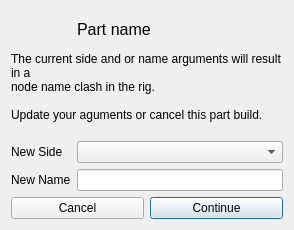
<?xml version="1.0" encoding="UTF-8"?>
<ui version="4.0">
 <class>Form</class>
 <widget class="QWidget" name="Form">
  <property name="geometry">
   <rect>
    <x>0</x>
    <y>0</y>
    <width>294</width>
    <height>230</height>
   </rect>
  </property>
  <property name="windowTitle">
   <string>Change Build Arguments</string>
  </property>
  <layout class="QGridLayout" name="gridLayout" rowstretch="0,0,0,0,0,0">
   <item row="4" column="0" colspan="2">
    <layout class="QHBoxLayout" name="horizontalLayout">
     <item>
      <widget class="QPushButton" name="cancelBtn">
       <property name="text">
        <string>Cancel</string>
       </property>
      </widget>
     </item>
     <item>
      <widget class="QPushButton" name="continueBtn">
       <property name="text">
        <string>Continue</string>
       </property>
       <property name="default">
        <bool>true</bool>
       </property>
      </widget>
     </item>
    </layout>
   </item>
   <item row="0" column="0">
    <widget class="QLabel" name="icon">
     <property name="minimumSize">
      <size>
       <width>36</width>
       <height>36</height>
      </size>
     </property>
     <property name="maximumSize">
      <size>
       <width>36</width>
       <height>36</height>
      </size>
     </property>
     <property name="text">
      <string/>
     </property>
    </widget>
   </item>
   <item row="2" column="0">
    <widget class="QLabel" name="label">
     <property name="text">
      <string>New Side</string>
     </property>
    </widget>
   </item>
   <item row="5" column="0" colspan="2">
    <spacer name="verticalSpacer">
     <property name="orientation">
      <enum>Qt::Vertical</enum>
     </property>
     <property name="sizeHint" stdset="0">
      <size>
       <width>20</width>
       <height>40</height>
      </size>
     </property>
    </spacer>
   </item>
   <item row="2" column="1">
    <widget class="QComboBox" name="sideCmb"/>
   </item>
   <item row="3" column="1">
    <widget class="QLineEdit" name="nameLine"/>
   </item>
   <item row="3" column="0">
    <widget class="QLabel" name="label_2">
     <property name="text">
      <string>New Name</string>
     </property>
    </widget>
   </item>
   <item row="1" column="0" colspan="2">
    <widget class="QLabel" name="label_3">
     <property name="text">
      <string>The current side and or name arguments will result in a
node name clash in the rig.

Update your aguments or cancel this part build.
</string>
     </property>
     <property name="wordWrap">
      <bool>true</bool>
     </property>
    </widget>
   </item>
   <item row="0" column="1">
    <widget class="QLabel" name="part_label">
     <property name="font">
      <font>
       <pointsize>12</pointsize>
      </font>
     </property>
     <property name="text">
      <string>Part name</string>
     </property>
     <property name="indent">
      <number>-1</number>
     </property>
    </widget>
   </item>
  </layout>
 </widget>
 <resources/>
 <connections/>
</ui>
